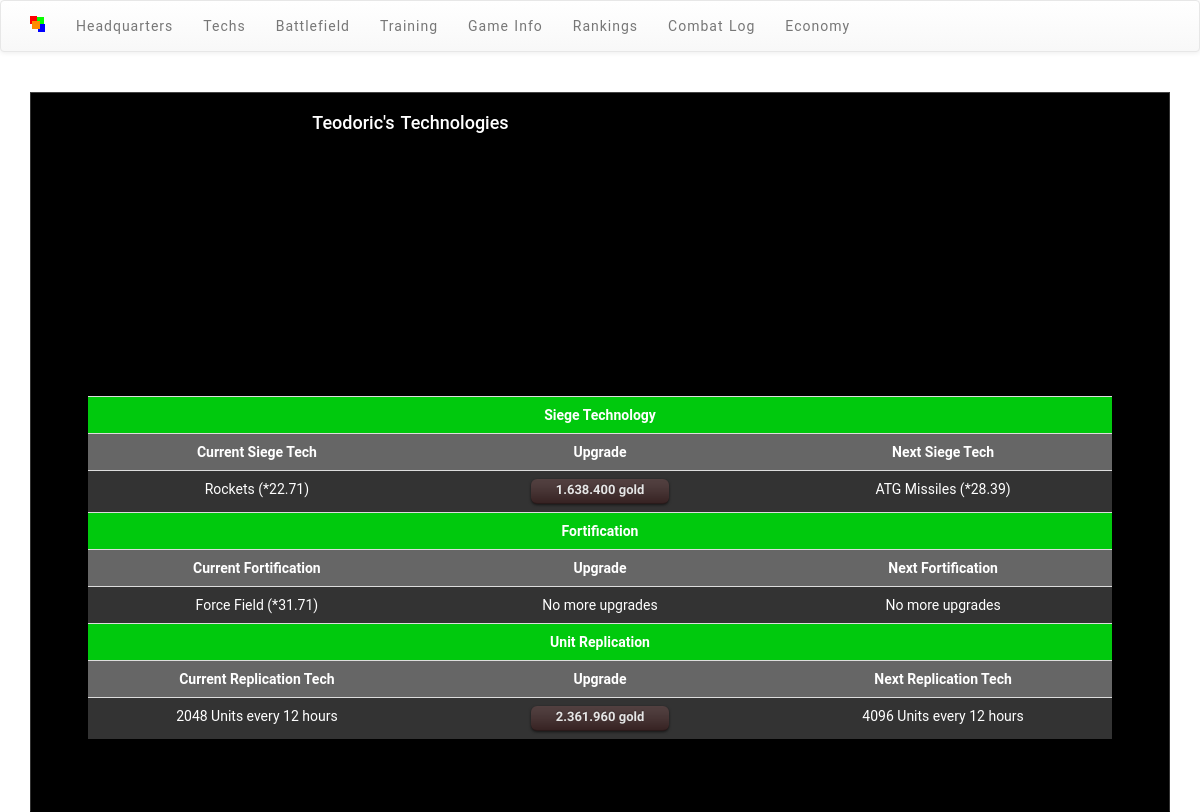
The app's page /tech.php (signed in) with its own data.
### tables this page shows
CREATE TABLE `usuarios` (
  `id` int(11) NOT NULL AUTO_INCREMENT,
  `usuario` varchar(20) NOT NULL,
  `mail` varchar(40) NOT NULL,
  `password` varchar(40) NOT NULL,
  `auth` tinyint(4) NOT NULL DEFAULT '1',
  `fecha_alta` date NOT NULL,
  `fort` smallint(6) NOT NULL DEFAULT '0',
  `siege` smallint(6) NOT NULL DEFAULT '0',
  `unitprod` smallint(6) NOT NULL DEFAULT '0',
  `units` int(11) NOT NULL DEFAULT '0',
  `gold` bigint(30) NOT NULL DEFAULT '0',
  `race` tinyint(4) NOT NULL DEFAULT '0',
  `berserkers` int(11) NOT NULL DEFAULT '0',
  `paladins` int(11) NOT NULL DEFAULT '0',
  `merchants` int(11) NOT NULL DEFAULT '0',
  `racechanges` tinyint(4) NOT NULL DEFAULT '0',
  `injured` int(11) NOT NULL DEFAULT '0',
  PRIMARY KEY (`id`)
);

### includes/reglas.php (called while the page is built, shortened)
<?php
function generateValues($starting, $first, $times, $modifier = 2){
	for ($i = 0; $i<$times; $i++){
		if ($i != 0){
			if ($i != 1)	$aux[$i] = $aux[$i-1]*$modifier;
			else $aux[$i] = $first;
		}
		else $aux[$i] = $starting;
	}
	return $aux;
}
$tech_siege = array("None", "Sticks", "Spears", "Chariots", "War Galleys", "Battering Rams", "Siege Towers","Triremes","Ballistae", "Greek Fire", "Trebuchets", "Catapults", "Cannons", "Big Bertha", "Rockets", "ATG Missiles", "Nukes");
$value_siege = generateValues(0, 100, count($tech_siege));
$tech_fort = array("None", "Palisade", "Stone Walls", "Battlements", "Bastion", "Towers", "Moat", "Stronghold", "Citadel", "Trenches", "Fortress", "Bunker", "Shelter", "AEGIS System", "Force Field");
$tech_replication = generateValues(2,4,14);
$value_repli = generateValues(0,40,count($tech_replication),3);
?>

### includes/funciones.php (called while the page is built, shortened)
<?php
function formatNum($num){
	return number_format($num,0,",",".");
}
function currentAtkBonus($final){
	if ($final!=0){
		return round(currentAtkBonus($final-1)*(1+atk_percent),2);
	}
	else return 1;
}
function currentDefBonus($final){
	if ($final!=0){
		return round(currentDefBonus($final-1)*(1+def_percent),2);
	}
	else return 1;
}
?>

### includes/body_tech.php (the view, shortened to what this page needs)
<?php
if (isset($_SESSION['userid'])){
	$sql = mysql_query("SELECT * FROM usuarios WHERE usuario='".$_SESSION['nombre']."'");
	$usuario = mysql_fetch_object($sql);
	$siege = $usuario->siege;
	$fort = $usuario->fort;
	$replication = $usuario->unitprod;
	echo "<h2>$_SESSION[nombre]'s Technologies</h2>";
	($usuario->race == 3) ? $mod = 0.8 : $mod = 1;
	$next_siege = ($siege+1<=$GLOBALS['max_siege']) ? $tech_siege[$siege+1]." (*".currentAtkBonus($siege+1).")" : "No more upgrades";
	$next_siege_button = ($siege+1<=$GLOBALS['max_siege']) ? "<input class='button black small' type='Submit' name='upgrade-siege' value='".formatNum($value_siege[$siege+1]*$mod)." ".constant('string_moneda')."'/>" : "No more upgrades";
	$next_fort = ($fort+1<=$GLOBALS['max_fort']) ? $tech_fort[$fort+1]." (*".currentDefBonus($fort+1).")" : "No more upgrades";
	$next_fort_button = ($fort+1<=$GLOBALS['max_fort']) ? "<input class='button black small' type='Submit' name='upgrade-fort' value='".formatNum($value_fort[$fort+1]*$mod)." ".constant('string_moneda')."'/>" : "No more upgrades";
	$next_repli = ($replication+1<=$GLOBALS['max_repli']) ? $tech_replication[$replication+1]." Units every ".unit_freq." hours" : "No more upgrades";
	$next_repli_button = ($replication+1<=$GLOBALS['max_repli']) ? "<input class='button black small' type='Submit' name='upgrade-repli' value='".formatNum($value_repli[$replication+1]*$mod)." ".constant('string_moneda')."'/>" : "No more upgrades";
	echo "<form name='techs' method='post' action='".$_SERVER['PHP_SELF']."'>
	<table class='stats table'>
	<th class='titulo $racestyle' colspan='3'>Siege Technology</td>
	<tr class='impar'>
	<th>Current Siege Tech</th><th>Upgrade</th><th>Next Siege Tech</th>
	</tr>
	<tr class='par'>
	<td width='33%'>".$tech_siege[$siege]." (*".currentAtkBonus($siege).")</td><td width='34%'>".$next_siege_button."</td><td width='33%'>".$next_siege."</td>
	<tr/>
	<th class='titulo $racestyle' colspan='3'>Fortification</td>
	<tr class='impar'>
	<th>Current Fortification</th><th>Upgrade</th><th>Next Fortification</th>
	</tr>
	<tr class='par'>
	<td >".$tech_fort[$fort]." (*".currentDefBonus($fort).")</td><td>".$next_fort_button."</td><td>".$next_fort."</td>
	<tr/>
	<th class='titulo $racestyle' colspan='3'>Unit Replication</td>
	<tr class='impar'>
	<th>Current Replication Tech</th><th>Upgrade</th><th>Next Replication Tech</th>
	</tr>
	<tr class='par'>
	<td>".$tech_replication[$replication]." Units every ".unit_freq." hours</td><td>".$next_repli_button."</td><td>".$next_repli."</td>
	<tr/>
	</table>
	</form>";
}
?>

### css/goldies.css (style rules this page uses)
html, body { background: white; color: white; }
h1, h2, h3, h4 { font-family: "Roboto", sans-serif; text-align: center; }
h2 { color: white; font-size: 18px; word-spacing: 2px; }
.button, .button:visited { background: #222 url(../img/overlay.png) repeat-x; display: inline-block; padding: 3px 8px 4px; color: #E5E5E5; font-family: "Signika", "Roboto", sans-serif; text-decoration: none; -moz-border-radius: 6px; -webkit-border-radius: 6px; -moz-box-shadow: 0 1px 3px rgba(0, 0, 0, 0.6); -webkit-box-shadow: 0 1px 3px rgba(0, 0, 0, 0.6); text-shadow: 0 -1px 1px rgba(0, 0, 0, 0.25); border-top: 0px; border-left: 0px; border-right: 0px; border-bottom: 1px solid rgba(0, 0, 0, 0.25); position: relative; cursor: pointer; }
.small.button, .small.button:visited { font-size: 13px; padding: 3px 25px 4px; }
.button, .button:visited, .medium.button, .medium.button:visited { font-size: 15px; font-weight: bold; line-height: 1.3; text-shadow: 0 -1px 1px rgba(0, 0, 0, 0.25); }
.black.button, .black.button:visited { background-color: #180000; }
table.stats { font-family: "Roboto", sans-serif; color: white; text-align: center; padding: 10px; width: 90%; margin-left: auto; margin-right: auto; }
.greens { background-color: #00C90D; }
tr.par { background-color: #333333; }
tr.impar { background-color: #666666; }
.stats td { padding: 2px; }
.stats th { padding: 4px; }
.titulo { padding: 5px; }
th { text-align: center; }

### records on screen
usuarios: siege "Rockets", siege "22.71", upgrade-siege "1.638.400 gold", siege "ATG Missiles (*28.39)", fort "Force Field", fort "31.71", fort "No more upgrades", unitprod "2048", upgrade-repli "2.361.960 gold", unitprod "4096 Units every 12 hours"

### other values on screen
$_SESSION[nombre] "Teodoric"
unit_freq "12"
